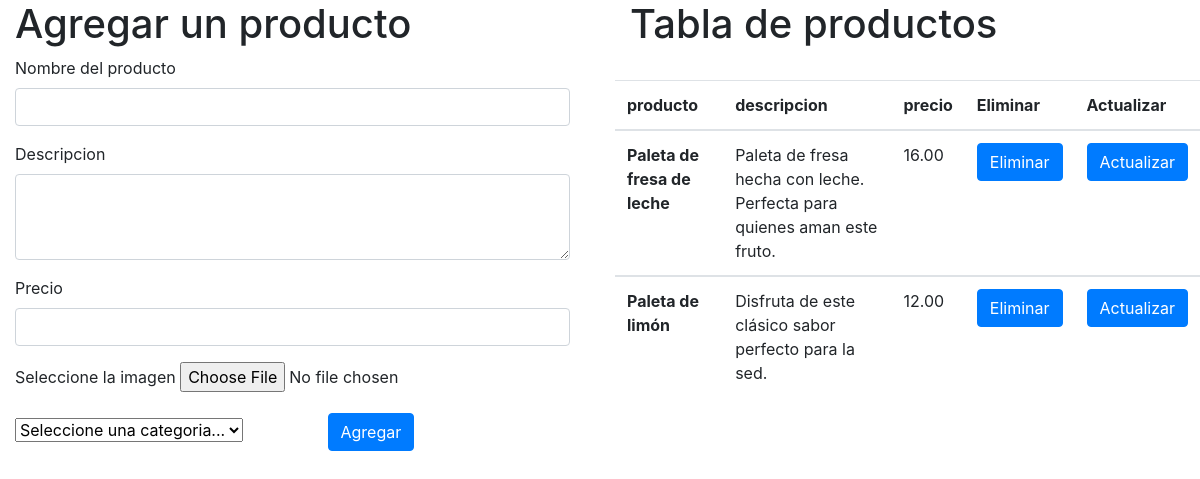
Screenshot of /add_prod.php with the database file from the repository.
### tables this page shows
CREATE TABLE `productos` (
  `idproducto` int(11) NOT NULL,
  `nombre_producto` varchar(50) NOT NULL,
  `precio` double(4,2) NOT NULL,
  `descripcion` text DEFAULT NULL,
  `idcategoria` int(11) NOT NULL,
  `icono` varchar(200) NOT NULL
);

### dao/select.php (called while the page is built, shortened)
<?php
function select($tabla,$fila){
    require('conexion/conectar.php');
if(empty($fila)){
    $sql = 'select * from '.$tabla.";";
}else{
    $sql = 'select * from '.$tabla." where idcategoria="."$fila".";";
}
return $datos = mysqli_query($conn,$sql);
}
?>

### add_prod.php (the view, shortened to what this page needs)
<!DOCTYPE html>
<html lang="en">
<head>
    <link rel="stylesheet" href="librerias/bootstrap.min.css">
</head>
<body>
<div class="row">
<div class="col">
<form class='container' enctype="multipart/form-data" method = "post" action="dao/insert.php?id=2">
<header><h1>Agregar un producto</h1></header>
  <div class='form-group'>
    <label for='nombre_prod'>Nombre del producto</label>
    <input type='text' class='form-control' id='nombre_prod' name="nombre" required>
  </div>
  <div class='form-group'>
    <label for='descripcion'>Descripcion</label>
    <textarea id="descripcion" name="desc" rows="3" cols="50" class='form-control'></textarea>
  </div>
  <div class='form-group'>
    <label for='precio'>Precio</label>
    <input  type='text' class='form-control' id='precio' name="prec" required></input>
  </div>
  <div class='form-group'>
    <label for='icono'>Seleccione la imagen</label>
    <input type="file"  id="icono" name="icon" require></input>
  </div>
  <select name='categorias'>
<option value='' disabled selected>Seleccione una categoria...</option>
<?php
require("dao/select.php");
echo("</select>");
?>
  <button style="margin:0px 0px 0px 80px" type='submit' class='btn btn-primary' name="uploadBtn" value="Upload">Agregar</button>
</form>
</div>
<div class="col">
<table class='container table'>
  <header class="container"><h1>Tabla de productos</h1></header>
  <br>
        <thead>
          <tr>
            <th scope='col'>producto</th>
            <th scope='col'>descripcion</th>
            <th scope='col'>precio</th>
            <th scope='col'>Eliminar</th>
            <th scope='col'>Actualizar</th>
          </tr>
        </thead>
<?php
$consulta = select('productos',null);
$tamaño =  mysqli_num_rows($consulta);
if($tamaño>0){
    while($row = mysqli_fetch_assoc($consulta)){
        $id=$row['idproducto'];
        $producto = $row['nombre_producto'];
        $descripcion = $row['descripcion'];
        $icon = $row['icono'];
        $precio = $row['precio'];
        echo("
        <tbody>
          <tr>
            <th scope='row'>$producto</th>
            <td>$descripcion</td>
            <td>$precio</td>
            <td><a  class='btn btn-primary' href='dao/delete.php?ref=2&id=$id&content=$icon'>Eliminar</a></td>
            <td><a class='btn btn-primary' href='dao/delete.php';>Actualizar</a></td>
          </tr>
          </tbody>
        ");
    }
  }
?>
      </table>
</div>
</div>
</body>
</html>

### rows the page displays
productos: nombre_producto "Paleta de fresa de leche", descripcion "Paleta de fresa hecha con leche. Perfecta para quienes aman este fruto.", precio "16.00"
productos: nombre_producto "Paleta de limón", descripcion "Disfruta de este clásico sabor perfecto para la sed.", precio "12.00"
